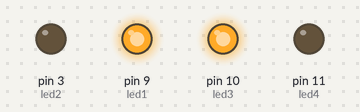
Simulated run of this sketch. Board: Arduino Uno, built with avr-gcc and run on an emulated ATmega328P. Parts: output pins drawn as LEDs (lit = HIGH).

Above: at 0.05 s.
At 2.75 s:
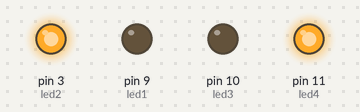
Timing chart, 0 to 3.0 s (numbered marks = the images above):
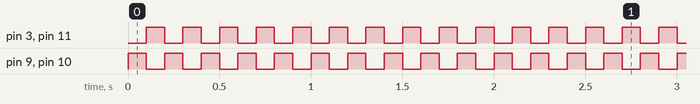

The sketch:

Flashing_LEDs.ino
```cpp
int led1 = 9;
int led2 = 3;
int led3 = 10;
int led4 = 11; //here we declare which Lilypad Pins have our LEDs attached

void setup() { //this code will only run once

  pinMode(led1, OUTPUT);
  pinMode(led2, OUTPUT);
  pinMode(led3, OUTPUT);
  pinMode(led4, OUTPUT); //here we tell the Lilypad that each Pin will be an output


}

void loop() { //this code will run over and over again

  digitalWrite(led1, HIGH);
  digitalWrite(led2, LOW);
  digitalWrite(led3, HIGH);
  digitalWrite(led4, LOW); //this is how we tell an LED to turn on or off

  delay(100); //a delay of 100 milliseconds

  digitalWrite(led1, LOW);
  digitalWrite(led2, HIGH);
  digitalWrite(led3, LOW);
  digitalWrite(led4, HIGH);

  delay(100);

}
```

Measured:
- by itself, pin 3 (led2), pin 9 (led1), pin 10 (led3), pin 11 (led4): alternates HIGH for 0.10 s and LOW for 0.10 s
